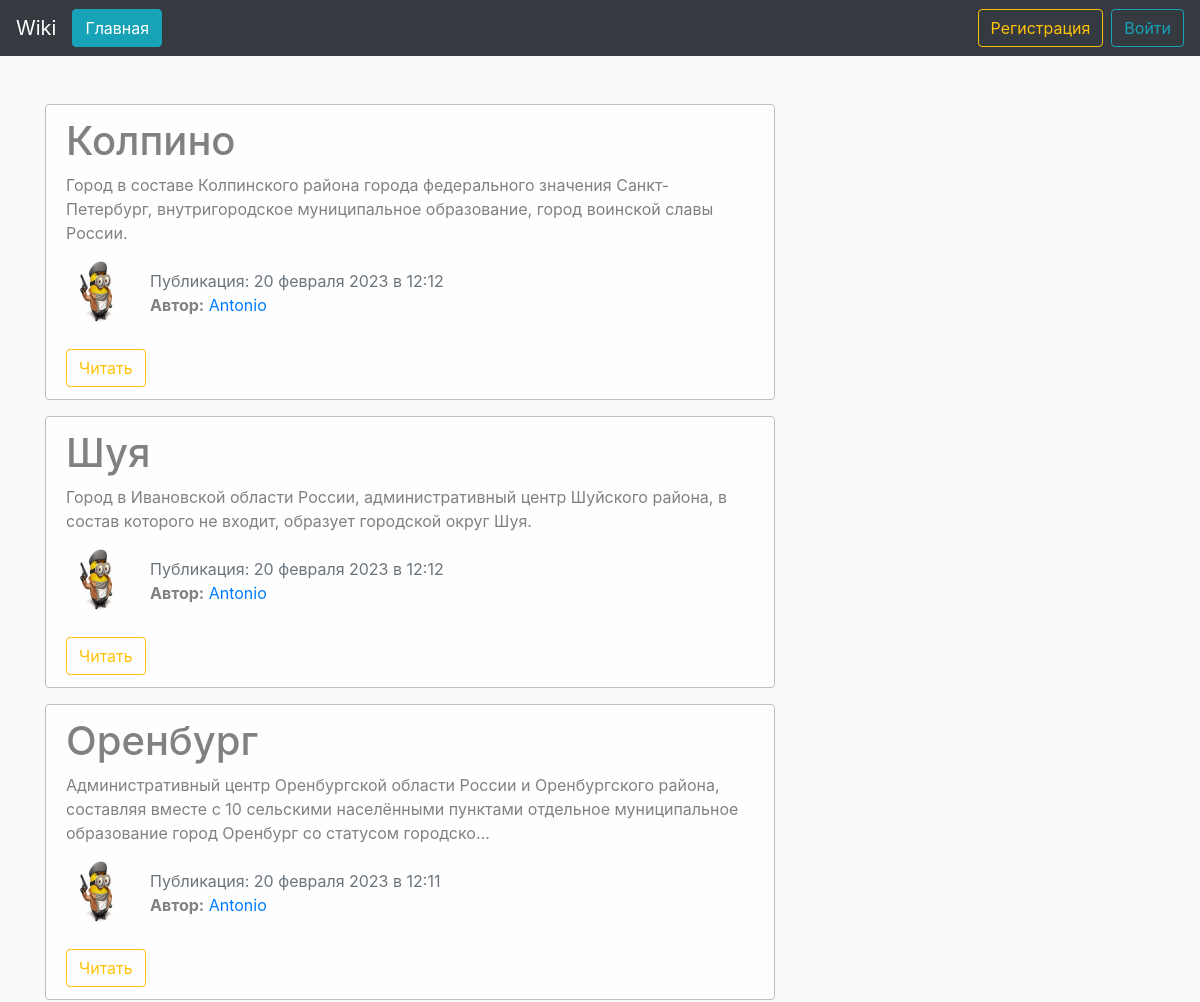
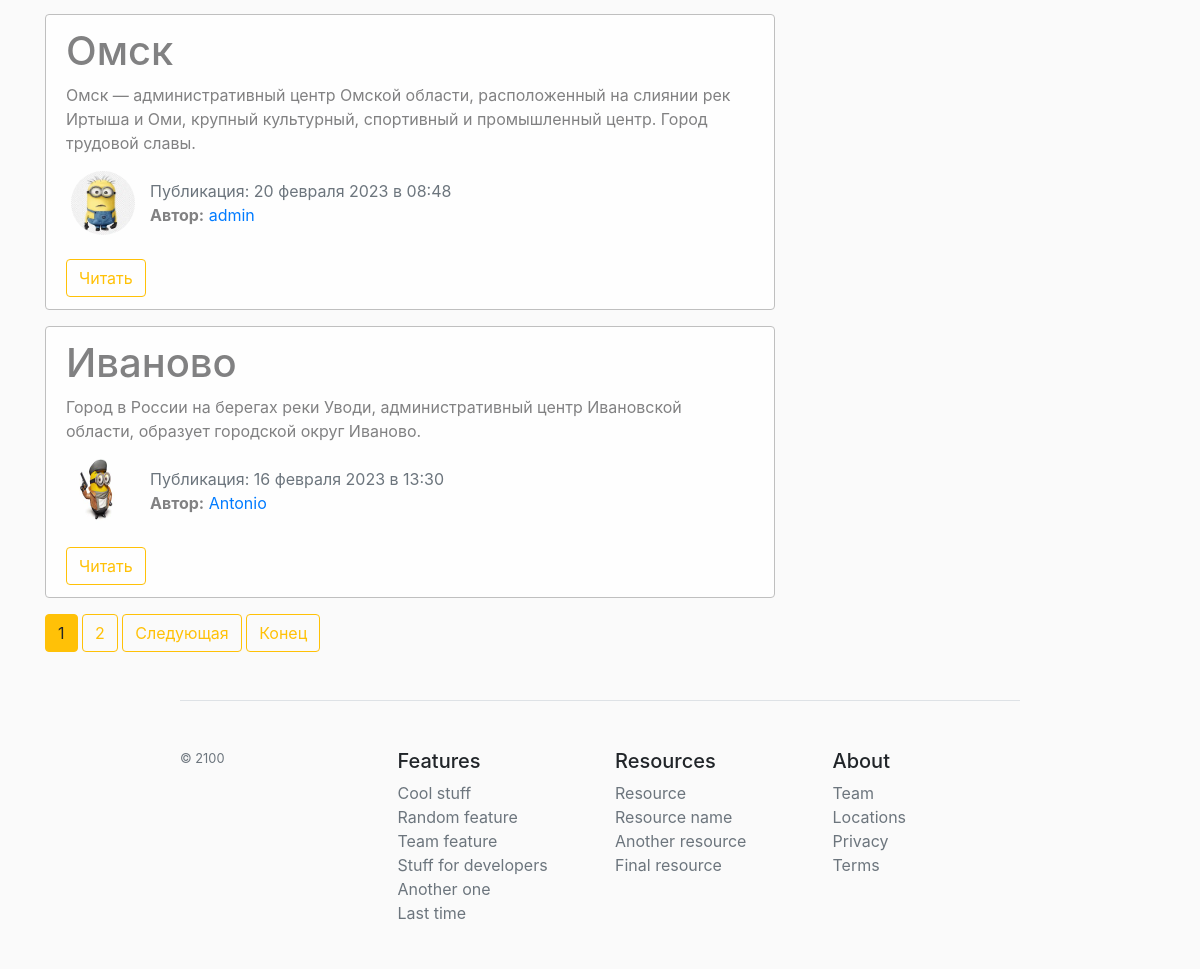
The page / on the database its author committed (2 pictures, top to bottom).
### blog/models.py (models this page shows, shortened)
class News(models.Model):
    title = models.CharField('Название статьи', max_length=100, unique=True)
    text = models.TextField('Основной текст статьи')
    date = models.DateTimeField('Дата', default=timezone.now)
    avtor = models.ForeignKey(User, verbose_name='Автор', on_delete=models.CASCADE)
    views = models.IntegerField('Просмотры', default=1)
    class Meta:
        verbose_name = 'Новость'
        verbose_name_plural = 'Новости'

### users/models.py (models this page shows, shortened)
class Profile(models.Model):
    user = models.OneToOneField(User, on_delete=models.CASCADE)
    img = models.ImageField('Фото пользователя', default='default.png', upload_to='user_images')
    class Meta:
        verbose_name = 'Профайл'
        verbose_name_plural = 'Профайлы'

### blog/views.py (the view)
# urls.py: path('', views.ShowNewsView.as_view(), name='home'),
class ShowNewsView(ListView):
    model = News
    template_name = 'blog/home.html'
    context_object_name = 'news'
    ordering = ['-date']
    paginate_by = 5
    def get_context_data(self, **kwards):
        ctx = super(ShowNewsView, self).get_context_data(**kwards)
        ctx['title'] = 'Главная страница сайта'
        return ctx

### blog/templates/blog/home.html (shortened to what this page needs)
{% extends 'blog/base.html' %}
{% block content %}
  {% for post in news %}
    <div class="alert alert-light">
      <h1>{{ post.title }}</h1>
      <p>{{ post.text|striptags|truncatechars:200 }}</p>
      <div class="row">
        <div>
          <img src="{{ post.avtor.profile.img.url }}" alt="{{ post.avtor }}" class="user_images">
        </div>
        <div class="mt-2">
          <span class="text-muted">Публикация: {{ post.date|date:"j E Y в H:i" }}</span>
          <p><b>Автор:</b> <a href="{% url 'user-news' post.avtor %}">{{ post.avtor }}</a></p>
        </div>
      </div>
      <a href="{% url 'news-detail' post.id %}" class="btn btn-outline-warning mt-3">Читать</a>
    </div>
  {% endfor %}
  {% if is_paginated %}
    {% for num in page_obj.paginator.page_range %}
      {% if num == page_obj.number %}
        <button class="btn btn-warning">{{ num }}</button>
      {% elif num > page_obj.number|add:'-3' and num < page_obj.number|add:'3' %}
      <a href="?page={{ num }}" class="btn btn-outline-warning">{{ num }}</a>
      {% endif %}
    {% endfor %}
    {% if page_obj.has_next %}
    <a href="?page={{ page_obj.next_page_number }}" class="btn btn-outline-warning">Следующая</a>
    <a href="?page={{ page_obj.paginator.num_pages }}"
    class="btn btn-outline-warning">Конец</a>
    {% endif %}
  {% endif %}
{% endblock %}

### blog/templates/blog/base.html (shortened to what this page needs)
{% load static %}
<!DOCTYPE html>
<html lang="ru">
<head>
  <link rel="stylesheet" href="https://stackpath.bootstrapcdn.com/bootstrap/4.5.0/css/bootstrap.min.css">
  <link rel="stylesheet" href="{% static 'blog/main.css' %}">
</head>
<body>
  <nav class="navbar navbar-expand-lg navbar-dark bg-dark">
    <a class="navbar-brand" href="#">Wiki</a>
    <div class="collapse navbar-collapse" id="navbarsExample09">
      <ul class="navbar-nav mr-auto">
        <li class="nav-item active">
          <a href="{% url 'home' %}" class="btn btn-info">Главная</a>
        </li>
      </ul>
      {% if not user.is_authenticated %}
      <a href="{% url 'reg' %}">
        <button class="btn btn-outline-warning">Регистрация</button>
      </a>
      <a href="{% url 'user' %}" class="ml-2">
        <button class="btn btn-outline-info">Войти</button>
      </a>
      {% endif %}
    </div>
  </nav>
  <div class="container mt-5">
    <div class="row">
      <div class="col-md-8">
        {% block content %}
        {% endblock %}
      </div>
    </div>
  </div>
  <footer class="pt-4 my-md-5 pt-md-5 border-top">
    <div class="row">
      <div class="col-12 col-md">
        <small class="d-block mb-3 text-muted">© 2100</small>
      </div>
      <div class="col-6 col-md">
        <h5>Features</h5>
        <ul class="list-unstyled text-small">
          <li><a class="text-muted" href="#">Cool stuff</a></li>
          <li><a class="text-muted" href="#">Random feature</a></li>
          <li><a class="text-muted" href="#">Team feature</a></li>
          <li><a class="text-muted" href="#">Stuff for developers</a></li>
          <li><a class="text-muted" href="#">Another one</a></li>
          <li><a class="text-muted" href="#">Last time</a></li>
        </ul>
      </div>
      <div class="col-6 col-md">
        <h5>Resources</h5>
        <ul class="list-unstyled text-small">
          <li><a class="text-muted" href="#">Resource</a></li>
          <li><a class="text-muted" href="#">Resource name</a></li>
          <li><a class="text-muted" href="#">Another resource</a></li>
          <li><a class="text-muted" href="#">Final resource</a></li>
        </ul>
      </div>
      <div class="col-6 col-md">
        <h5>About</h5>
        <ul class="list-unstyled text-small">
          <li><a class="text-muted" href="#">Team</a></li>
          <li><a class="text-muted" href="#">Locations</a></li>
          <li><a class="text-muted" href="#">Privacy</a></li>
          <li><a class="text-muted" href="#">Terms</a></li>
        </ul>
      </div>
    </div>
  </footer>
</body>
</html>

### blog/static/blog/main.css (style rules this page uses)
body { background: #fafafa; }
.alert-light { border-color: #bfbfbf; }
.user_images { width: 64px; height: 64px; border-radius: 50%; margin-right: 15px; margin-left: 20px; }
footer { width: 70%; margin-left: 15%; }

### rows shown on the page
News: title "Колпино", text "Город в составе Колпинского района города федерального значения Санкт-Петербург, внутригородское муниципальное образование, город воинской славы России.", avtor.profile.img (picture), date "20 февраля 2023 в 12:12", avtor "Antonio"
News: title "Шуя", text "Город в Ивановской области России, административный центр Шуйского района, в состав которого не входит, образует городской округ Шуя.", avtor.profile.img (picture), date "20 февраля 2023 в 12:12", avtor "Antonio"
News: title "Оренбург", text "Административный центр Оренбургской области России и Оренбургского района, составляя вместе с 10 сельскими населёнными пунктами отдельное муниципальное образование город Оренбург со статусом городско…", avtor.profile.img (picture), date "20 февраля 2023 в 12:11", avtor "Antonio"
News: title "Омск", text "Омск — административный центр Омской области, расположенный на слиянии рек Иртыша и Оми, крупный культурный, спортивный и промышленный центр. Город трудовой славы.", avtor.profile.img (picture), date "20 февраля 2023 в 08:48", avtor "admin"
News: title "Иваново", text "Город в России на берегах реки Уводи, административный центр Ивановской области, образует городской округ Иваново.", avtor.profile.img (picture), date "16 февраля 2023 в 13:30", avtor "Antonio"

### other values the page prints
{{ num }} "1"
{{ num }} "2"
